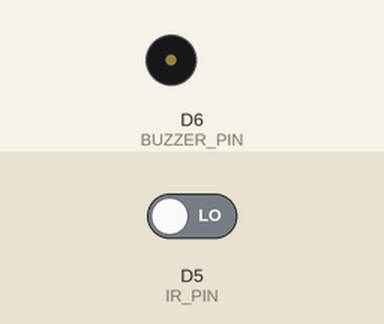
Recording of a sketch running on a simulated ESP8266 (NodeMCU). Shown: buzzer (waves = sounding, pin HIGH). Inputs (shaded band) come from the test bench; at power-on: D5 (IR_PIN) LOW.

Above: at 1.8 s.
1.9 s: D5 (IR_PIN) driven HIGH
At 2.6 s:
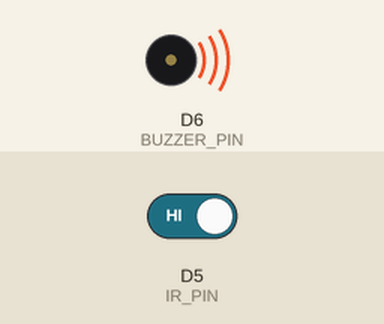
3.5 s: D5 (IR_PIN) driven LOW
At 4.9 s:
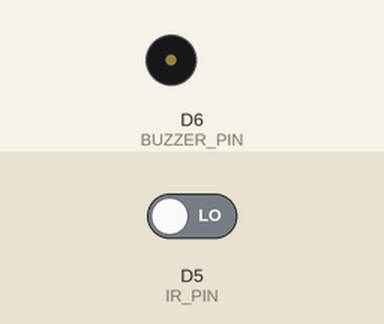
Timing chart, 0 to 6.5 s (numbered marks = the images above; inputs shaded):
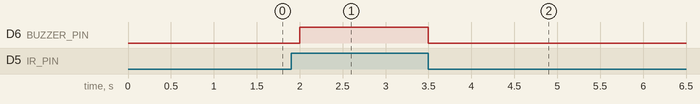

The sketch:

10_Burglar_Alarm.ino
```cpp
// *************************
//
// Robotics AI Lab
//
// *************************

// Burglar Alarm
// This code showcases a functioning burglar alarm

// Electronics used
// - Mercury Development Board
// - Buzzer
// - IR Sensor

int IR_PIN = D5;
int BUZZER_PIN = D6;

void setup() {
  pinMode(IR_PIN, INPUT);
  pinMode(BUZZER_PIN, OUTPUT);
}

void loop() {
  bool sensorValue = digitalRead(IR_PIN);
  if (sensorValue == HIGH) {
    digitalWrite(BUZZER_PIN, HIGH);
  } else {
    digitalWrite(BUZZER_PIN, LOW);
  }
  delay(500);
}
```

Measured:
- after the input at 1.9 s, D6 (BUZZER_PIN): LOW → HIGH after 0.10 s
- after the input at 3.5 s, D6 (BUZZER_PIN): HIGH → LOW at once
